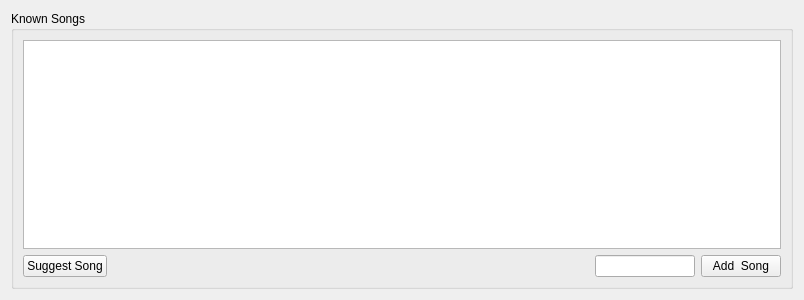
<?xml version="1.0" encoding="UTF-8"?>
<ui version="4.0">
 <class>Form</class>
 <widget class="QWidget" name="Form">
  <property name="geometry">
   <rect>
    <x>0</x>
    <y>0</y>
    <width>804</width>
    <height>300</height>
   </rect>
  </property>
  <property name="windowTitle">
   <string>Form</string>
  </property>
  <layout class="QVBoxLayout" name="verticalLayout_2">
   <item>
    <widget class="QGroupBox" name="groupBox">
     <property name="title">
      <string>Known Songs</string>
     </property>
     <layout class="QVBoxLayout" name="verticalLayout_4">
      <item>
       <widget class="QTableWidgetFixed" name="tableWidget_Songs">
        <property name="sizePolicy">
         <sizepolicy hsizetype="Expanding" vsizetype="Expanding">
          <horstretch>0</horstretch>
          <verstretch>0</verstretch>
         </sizepolicy>
        </property>
        <property name="maximumSize">
         <size>
          <width>16777215</width>
          <height>16777215</height>
         </size>
        </property>
        <property name="focusPolicy">
         <enum>Qt::ClickFocus</enum>
        </property>
       </widget>
      </item>
      <item>
       <layout class="QHBoxLayout" name="horizontalLayout_3">
        <item>
         <widget class="QPushButton" name="pushButton_SuggestSong">
          <property name="focusPolicy">
           <enum>Qt::StrongFocus</enum>
          </property>
          <property name="text">
           <string>Suggest Song</string>
          </property>
         </widget>
        </item>
        <item>
         <spacer name="horizontalSpacer">
          <property name="orientation">
           <enum>Qt::Horizontal</enum>
          </property>
          <property name="sizeType">
           <enum>QSizePolicy::Expanding</enum>
          </property>
          <property name="sizeHint" stdset="0">
           <size>
            <width>40</width>
            <height>20</height>
           </size>
          </property>
         </spacer>
        </item>
        <item>
         <widget class="QLineEdit" name="lineEdit_NewSong">
          <property name="sizePolicy">
           <sizepolicy hsizetype="Expanding" vsizetype="Fixed">
            <horstretch>0</horstretch>
            <verstretch>0</verstretch>
           </sizepolicy>
          </property>
          <property name="maximumSize">
           <size>
            <width>100</width>
            <height>16777215</height>
           </size>
          </property>
         </widget>
        </item>
        <item>
         <widget class="QPushButton" name="pushButton_NewSong">
          <property name="maximumSize">
           <size>
            <width>100</width>
            <height>16777215</height>
           </size>
          </property>
          <property name="focusPolicy">
           <enum>Qt::StrongFocus</enum>
          </property>
          <property name="text">
           <string>Add  Song</string>
          </property>
         </widget>
        </item>
       </layout>
      </item>
     </layout>
    </widget>
   </item>
  </layout>
 </widget>
 <customwidgets>
  <customwidget>
   <class>QTableWidgetFixed</class>
   <extends>QTableWidget</extends>
   <header>qtutils/widgets.h</header>
  </customwidget>
 </customwidgets>
 <tabstops>
  <tabstop>lineEdit_NewSong</tabstop>
  <tabstop>pushButton_NewSong</tabstop>
 </tabstops>
 <resources/>
 <connections/>
</ui>
